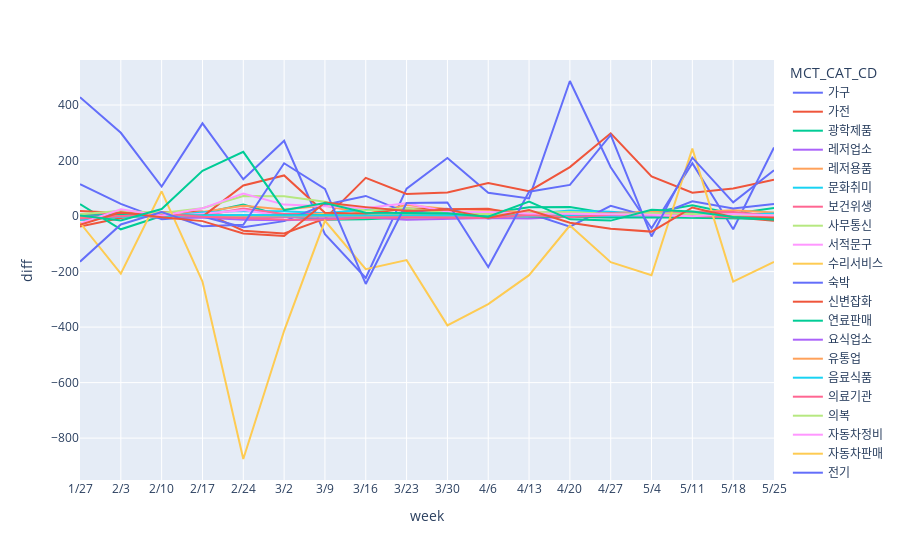

The notebook cell saved with this chart:
### Code cell
fig = px.line(daegu_cnt_diff2, x="week", y="diff", color='MCT_CAT_CD')

fig.update_layout(xaxis=dict(tickmode='array', tickvals=np.arange(0, len(test2)), ticktext=test2))
fig.show()

### Figure 1 — Plotly figure (JSON) as saved in the notebook; plotly's stock layout.template omitted (floating-point values rounded to 4 significant figures)
{"data": [{"hovertemplate": "MCT_CAT_CD=가구<br>week=%{x}<br>diff=%{y}<extra></extra>", "legendgroup": "가구", "line": {"color": "#636efa", "dash": "solid"}, "mode": "lines", "name": "가구", "orientation": "v", "showlegend": true, "type": "scatter", "x": [5, 6, 7, 8, 9, 10, 11, 12, 13, 14, 15, 16, 17, 18, 19, 20, 21, 22], "xaxis": "x", "y": [427.9, 300.0, 106.4, 333.8, 132.5, 271.0, -65.21, -223.2, 98.86, 209.4, 84.16, 63.41, 486.5, 175.8, -43.85, 190.6, -47.8, 247.1], "yaxis": "y"}, {"hovertemplate": "MCT_CAT_CD=가전<br>week=%{x}<br>diff=%{y}<extra></extra>", "legendgroup": "가전", "line": {"color": "#EF553B", "dash": "solid"}, "mode": "lines", "name": "가전", "orientation": "v", "showlegend": true, "type": "scatter", "x": [5, 6, 7, 8, 9, 10, 11, 12, 13, 14, 15, 16, 17, 18, 19, 20, 21, 22], "xaxis": "x", "y": [-38.12, -6.642, 13.55, 16.37, -52.87, -62.69, -9.603, 137.4, 79.47, 85.1, 118.8, 89.84, 176.2, 298.0, 142.8, 83.91, 99.64, 130.8], "yaxis": "y"}, {"hovertemplate": "MCT_CAT_CD=광학제품<br>week=%{x}<br>diff=%{y}<extra></extra>", "legendgroup": "광학제품", "line": {"color": "#00cc96", "dash": "solid"}, "mode": "lines", "name": "광학제품", "orientation": "v", "showlegend": true, "type": "scatter", "x": [5, 6, 7, 8, 9, 10, 11, 12, 13, 14, 15, 16, 17, 18, 19, 20, 21, 22], "xaxis": "x", "y": [42.77, -47.75, -0.05857, 9.754, 41.23, -1.059, -13.38, -11.86, -5.423, -3.598, 10.25, 31.84, 32.84, 8.412, 13.11, 39.04, 7.957, 28.63], "yaxis": "y"}, {"hovertemplate": "MCT_CAT_CD=레저업소<br>week=%{x}<br>diff=%{y}<extra></extra>", "legendgroup": "레저업소", "line": {"color": "#ab63fa", "dash": "solid"}, "mode": "lines", "name": "레저업소", "orientation": "v", "showlegend": true, "type": "scatter", "x": [5, 6, 7, 8, 9, 10, 11, 12, 13, 14, 15, 16, 17, 18, 19, 20, 21, 22], "xaxis": "x", "y": [0.4908, 4.838, -7.328, -4.782, -12.91, -15.48, -10.98, -4.604, -13.3, -9.459, -6.956, -9.078, -2.393, -3.993, 4.346, 4.341, 1.73, 2.563], "yaxis": "y"}, {"hovertemplate": "MCT_CAT_CD=레저용품<br>week=%{x}<br>diff=%{y}<extra></extra>", "legendgroup": "레저용품", "line": {"color": "#FFA15A", "dash": "solid"}, "mode": "lines", "name": "레저용품", "orientation": "v", "showlegend": true, "type": "scatter", "x": [5, 6, 7, 8, 9, 10, 11, 12, 13, 14, 15, 16, 17, 18, 19, 20, 21, 22], "xaxis": "x", "y": [-15.3, -1.29, -1.669, 14.9, 36.84, 23.9, 37.57, 7.026, 40.12, 25.76, 21.62, 12.54, 11.99, 11.75, 15.68, 13.44, 20.84, 13.09], "yaxis": "y"}, {"hovertemplate": "MCT_CAT_CD=문화취미<br>week=%{x}<br>diff=%{y}<extra></extra>", "legendgroup": "문화취미", "line": {"color": "#19d3f3", "dash": "solid"}, "mode": "lines", "name": "문화취미", "orientation": "v", "showlegend": true, "type": "scatter", "x": [5, 6, 7, 8, 9, 10, 11, 12, 13, 14, 15, 16, 17, 18, 19, 20, 21, 22], "xaxis": "x", "y": [3.759, 10.84, -3.543, 13.8, 18.56, 17.05, 10.5, 23.71, 20.64, 15.99, 12.01, 7.131, 19.95, 15.42, 4.266, 13.47, 4.147, 9.319], "yaxis": "y"}, {"hovertemplate": "MCT_CAT_CD=보건위생<br>week=%{x}<br>diff=%{y}<extra></extra>", "legendgroup": "보건위생", "line": {"color": "#FF6692", "dash": "solid"}, "mode": "lines", "name": "보건위생", "orientation": "v", "showlegend": true, "type": "scatter", "x": [5, 6, 7, 8, 9, 10, 11, 12, 13, 14, 15, 16, 17, 18, 19, 20, 21, 22], "xaxis": "x", "y": [5.874, 14.43, 1.85, 0.9629, 27.5, 7.215, 8.745, 7.168, 2.824, 9.786, 6.844, 8.303, 5.193, 9.99, 10.36, 15.22, 14.66, 0.5282], "yaxis": "y"}, {"hovertemplate": "MCT_CAT_CD=사무통신<br>week=%{x}<br>diff=%{y}<extra></extra>", "legendgroup": "사무통신", "line": {"color": "#B6E880", "dash": "solid"}, "mode": "lines", "name": "사무통신", "orientation": "v", "showlegend": true, "type": "scatter", "x": [5, 6, 7, 8, 9, 10, 11, 12, 13, 14, 15, 16, 17, 18, 19, 20, 21, 22], "xaxis": "x", "y": [-0.3773, -0.3685, -0.09624, -0.2294, 0.08259, -0.02755, 0.06251, 0.08377, 0.08045, 0.02116, -0.05342, -0.04986, 0.09263, -0.02178, -0.04242, 0.1756, 0.1548, 0.008378], "yaxis": "y"}, {"hovertemplate": "MCT_CAT_CD=서적문구<br>week=%{x}<br>diff=%{y}<extra></extra>", "legendgroup": "서적문구", "line": {"color": "#FF97FF", "dash": "solid"}, "mode": "lines", "name": "서적문구", "orientation": "v", "showlegend": true, "type": "scatter", "x": [5, 6, 7, 8, 9, 10, 11, 12, 13, 14, 15, 16, 17, 18, 19, 20, 21, 22], "xaxis": "x", "y": [-4.108, 2.681, -2.417, 7.993, 21.33, -1.07, 2.255, 0.5219, 4.246, 10.23, 3.763, 3.444, 0.6606, 2.225, 2.161, 4.657, 1.822, 3.551], "yaxis": "y"}, {"hovertemplate": "MCT_CAT_CD=수리서비스<br>week=%{x}<br>diff=%{y}<extra></extra>", "legendgroup": "수리서비스", "line": {"color": "#FECB52", "dash": "solid"}, "mode": "lines", "name": "수리서비스", "orientation": "v", "showlegend": true, "type": "scatter", "x": [5, 6, 7, 8, 9, 10, 11, 12, 13, 14, 15, 16, 17, 18, 19, 20, 21, 22], "xaxis": "x", "y": [-6.298, -0.9757, 10.28, -2.947, 0.01509, -3.111, 8.456, 3.136, 5.341, 6.214, 7.55, 5.061, 6.315, -0.9679, 3.346, 4.713, 7.045, -7.984], "yaxis": "y"}, {"hovertemplate": "MCT_CAT_CD=숙박<br>week=%{x}<br>diff=%{y}<extra></extra>", "legendgroup": "숙박", "line": {"color": "#636efa", "dash": "solid"}, "mode": "lines", "name": "숙박", "orientation": "v", "showlegend": true, "type": "scatter", "x": [5, 6, 7, 8, 9, 10, 11, 12, 13, 14, 15, 16, 17, 18, 19, 20, 21, 22], "xaxis": "x", "y": [114.7, 43.65, -11.19, -1.44, -40.32, -18.28, 40.55, 72.5, 12.56, 26.07, -8.46, 10.03, -38.17, 36.58, -3.742, 53.01, 27.05, 43.42], "yaxis": "y"}, {"hovertemplate": "MCT_CAT_CD=신변잡화<br>week=%{x}<br>diff=%{y}<extra></extra>", "legendgroup": "신변잡화", "line": {"color": "#EF553B", "dash": "solid"}, "mode": "lines", "name": "신변잡화", "orientation": "v", "showlegend": true, "type": "scatter", "x": [5, 6, 7, 8, 9, 10, 11, 12, 13, 14, 15, 16, 17, 18, 19, 20, 21, 22], "xaxis": "x", "y": [18.41, 10.97, 7.161, -1.998, 110.3, 146.4, 11.53, 8.563, 27.61, 24.67, 26.09, -0.881, -2.158, 5.454, 9.763, -2.363, -4.483, -16.55], "yaxis": "y"}, {"hovertemplate": "MCT_CAT_CD=연료판매<br>week=%{x}<br>diff=%{y}<extra></extra>", "legendgroup": "연료판매", "line": {"color": "#00cc96", "dash": "solid"}, "mode": "lines", "name": "연료판매", "orientation": "v", "showlegend": true, "type": "scatter", "x": [5, 6, 7, 8, 9, 10, 11, 12, 13, 14, 15, 16, 17, 18, 19, 20, 21, 22], "xaxis": "x", "y": [2.23, 3.72, 1.571, 2.014, 3.938, 2.619, 2.641, 0.1532, 0.7035, 2.57, 0.04596, -2.461, -3.656, -5.357, -4.015, -5.435, -6.409, -10.23], "yaxis": "y"}, {"hovertemplate": "MCT_CAT_CD=요식업소<br>week=%{x}<br>diff=%{y}<extra></extra>", "legendgroup": "요식업소", "line": {"color": "#ab63fa", "dash": "solid"}, "mode": "lines", "name": "요식업소", "orientation": "v", "showlegend": true, "type": "scatter", "x": [5, 6, 7, 8, 9, 10, 11, 12, 13, 14, 15, 16, 17, 18, 19, 20, 21, 22], "xaxis": "x", "y": [-1.76, -1.916, -0.5076, -3.83, -4.934, -3.82, -2.912, -2.205, -2.365, -1.824, -2.046, -0.578, -0.6981, -0.1902, 1.314, 0.274, 1.191, 1.526], "yaxis": "y"}, {"hovertemplate": "MCT_CAT_CD=유통업<br>week=%{x}<br>diff=%{y}<extra></extra>", "legendgroup": "유통업", "line": {"color": "#FFA15A", "dash": "solid"}, "mode": "lines", "name": "유통업", "orientation": "v", "showlegend": true, "type": "scatter", "x": [5, 6, 7, 8, 9, 10, 11, 12, 13, 14, 15, 16, 17, 18, 19, 20, 21, 22], "xaxis": "x", "y": [-5.094, -0.923, -1.546, -0.08151, -1.608, -1.203, -0.9232, -1.71, 0.4272, -0.6535, -0.5462, -0.4765, -0.04548, 2.241, 3.174, 0.4914, 0.4433, 1.478], "yaxis": "y"}, {"hovertemplate": "MCT_CAT_CD=음료식품<br>week=%{x}<br>diff=%{y}<extra></extra>", "legendgroup": "음료식품", "line": {"color": "#19d3f3", "dash": "solid"}, "mode": "lines", "name": "음료식품", "orientation": "v", "showlegend": true, "type": "scatter", "x": [5, 6, 7, 8, 9, 10, 11, 12, 13, 14, 15, 16, 17, 18, 19, 20, 21, 22], "xaxis": "x", "y": [-14.02, -2.509, 0.4465, 1.93, 3.481, 1.613, 1.913, 1.947, 1.924, 1.362, 1.257, 2.622, 1.894, 1.474, 3.314, 3.442, 4.763, 2.324], "yaxis": "y"}, {"hovertemplate": "MCT_CAT_CD=의료기관<br>week=%{x}<br>diff=%{y}<extra></extra>", "legendgroup": "의료기관", "line": {"color": "#FF6692", "dash": "solid"}, "mode": "lines", "name": "의료기관", "orientation": "v", "showlegend": true, "type": "scatter", "x": [5, 6, 7, 8, 9, 10, 11, 12, 13, 14, 15, 16, 17, 18, 19, 20, 21, 22], "xaxis": "x", "y": [-8.845, -1.322, 8.508, -2.858, -7.158, -12.3, -13.48, -6.412, -4.117, -6.536, -6.583, 4.833, -4.079, 5.077, 4.578, 0.6108, -4.006, 1.301], "yaxis": "y"}, {"hovertemplate": "MCT_CAT_CD=의복<br>week=%{x}<br>diff=%{y}<extra></extra>", "legendgroup": "의복", "line": {"color": "#B6E880", "dash": "solid"}, "mode": "lines", "name": "의복", "orientation": "v", "showlegend": true, "type": "scatter", "x": [5, 6, 7, 8, 9, 10, 11, 12, 13, 14, 15, 16, 17, 18, 19, 20, 21, 22], "xaxis": "x", "y": [6.113, 19.23, 11.0, 28.08, 72.17, 71.61, 51.3, 20.02, 28.17, 12.04, 6.347, 12.8, 14.54, 7.426, 11.02, 6.265, 3.336, 3.454], "yaxis": "y"}, {"hovertemplate": "MCT_CAT_CD=자동차정비<br>week=%{x}<br>diff=%{y}<extra></extra>", "legendgroup": "자동차정비", "line": {"color": "#FF97FF", "dash": "solid"}, "mode": "lines", "name": "자동차정비", "orientation": "v", "showlegend": true, "type": "scatter", "x": [5, 6, 7, 8, 9, 10, 11, 12, 13, 14, 15, 16, 17, 18, 19, 20, 21, 22], "xaxis": "x", "y": [-26.69, 24.23, 1.313, 27.77, 80.95, 41.21, 35.62, 29.39, 45.98, 15.78, 14.29, 9.092, 8.037, 5.209, 4.856, -0.9118, 7.572, 1.737], "yaxis": "y"}, {"hovertemplate": "MCT_CAT_CD=자동차판매<br>week=%{x}<br>diff=%{y}<extra></extra>", "legendgroup": "자동차판매", "line": {"color": "#FECB52", "dash": "solid"}, "mode": "lines", "name": "자동차판매", "orientation": "v", "showlegend": true, "type": "scatter", "x": [5, 6, 7, 8, 9, 10, 11, 12, 13, 14, 15, 16, 17, 18, 19, 20, 21, 22], "xaxis": "x", "y": [-24.19, -207.6, 89.15, -235.7, -875.2, -413.4, -17.14, -191.6, -158.7, -393.7, -317.0, -212.9, -34.04, -166.0, -213.1, 242.9, -235.9, -165.4], "yaxis": "y"}, {"hovertemplate": "MCT_CAT_CD=전기<br>week=%{x}<br>diff=%{y}<extra></extra>", "legendgroup": "전기", "line": {"color": "#636efa", "dash": "solid"}, "mode": "lines", "name": "전기", "orientation": "v", "showlegend": true, "type": "scatter", "x": [5, 6, 7, 8, 9, 10, 11, 12, 13, 14, 15, 16, 17, 18, 19, 20, 21, 22], "xaxis": "x", "y": [-164.4, -30.19, 14.49, -36.32, -31.27, 190.2, 98.11, -244.5, 46.63, 48.8, -183.8, 87.87, 112.3, 292.4, -73.46, 210.4, 49.21, 164.7], "yaxis": "y"}, {"hovertemplate": "MCT_CAT_CD=주방용구<br>week=%{x}<br>diff=%{y}<extra></extra>", "legendgroup": "주방용구", "line": {"color": "#EF553B", "dash": "solid"}, "mode": "lines", "name": "주방용구", "orientation": "v", "showlegend": true, "type": "scatter", "x": [5, 6, 7, 8, 9, 10, 11, 12, 13, 14, 15, 16, 17, 18, 19, 20, 21, 22], "xaxis": "x", "y": [-31.72, 13.37, -3.989, -18.24, -62.88, -71.67, 48.69, 32.2, 18.48, 23.14, -6.457, 21.45, -24.29, -45.85, -56.08, 30.91, -4.156, -6.528], "yaxis": "y"}, {"hovertemplate": "MCT_CAT_CD=직물<br>week=%{x}<br>diff=%{y}<extra></extra>", "legendgroup": "직물", "line": {"color": "#00cc96", "dash": "solid"}, "mode": "lines", "name": "직물", "orientation": "v", "showlegend": true, "type": "scatter", "x": [5, 6, 7, 8, 9, 10, 11, 12, 13, 14, 15, 16, 17, 18, 19, 20, 21, 22], "xaxis": "x", "y": [2.339, -15.88, 25.28, 163.2, 231.3, 21.39, 47.17, 11.64, 11.36, 10.43, -2.371, 52.18, -11.77, -16.37, 22.5, 16.64, -3.045, -13.17], "yaxis": "y"}], "layout": {"legend": {"title": {"text": "MCT_CAT_CD"}, "tracegroupgap": 0}, "margin": {"t": 60}, "xaxis": {"anchor": "y", "domain": [0, 1], "tickmode": "array", "ticktext": ["12/23", "12/30", "1/6", "1/13", "1/20", "1/27", "2/3", "2/10", "2/17", "2/24", "3/2", "3/9", "3/16", "3/23", "3/30", "4/6", "4/13", "4/20", "4/27", "5/4", "5/11", "5/18", "5/25", "6/1", "6/8", "6/15", "6/22", "6/29", "7/6", "7/13", "7/20", "7/27", "8/3", "8/10", "8/17", "8/24", "8/31", "9/7", "9/14", "9/21", "9/28", "10/5", "10/12", "10/19", "10/26", "11/2", "11/9", "11/16", "11/23", "11/30", "12/7", "12/14"], "tickvals": [0, 1, 2, 3, 4, 5, 6, 7, 8, 9, 10, 11, 12, 13, 14, 15, 16, 17, 18, 19, 20, 21, 22, 23, 24, 25, 26, 27, 28, 29, 30, 31, 32, 33, 34, 35, 36, 37, 38, 39, 40, 41, 42, 43, 44, 45, 46, 47, 48, 49, 50, 51], "title": {"text": "week"}}, "yaxis": {"anchor": "x", "domain": [0, 1], "title": {"text": "diff"}}}}
